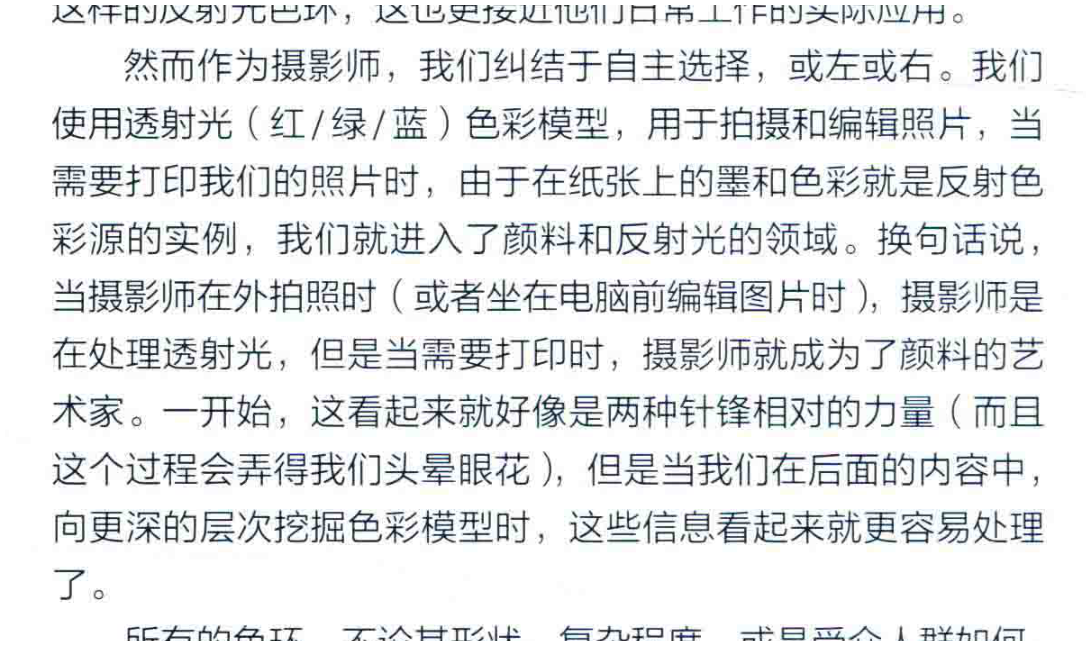
#> input picture out/ocr-sample/S01.png, 1091 x 646 px, given in place of S01.png.png, which was not available
$ python ocr_retry_split.py ../out/ocr-sample/S01.png
#> lines starting #> are read from the running program, lines starting #| are printed output that depends on the picture
"""对少数「视觉服务返回空串」的裁图做窄版重试：把裁图缩到更窄，减少一次性要读的字数。"""
import json
import sys
from pathlib import Path

import requests
from PIL import Image

sys.stdout.reconfigure(encoding="utf-8", errors="replace")

OUT = Path(r"G:\AI_Workspace\04-MadeMySkills\photo-vision\out\ocr-sample")
SVC = "http://127.0.0.1:11500"

for sid in sys.argv[1:]:
    src = OUT / f"{sid}.png"
    im = Image.open(src).convert("RGB")
#> im is the input picture: PIL image 1091x646 RGB; mean R, G, B 229.3, 231.1, 232.1
    # 上下切两半分别读，再拼起来
    w, h = im.size
#> w = 1091; h = 646
    half = h // 2
#> half = 323
    texts = []
    for i, box in enumerate([(0, 0, w, half + 20), (0, half - 20, w, h)]):
        part = im.crop(box)
        scale = 760 / part.width
        part = part.resize((760, int(part.height * scale)), Image.LANCZOS)
        canvas = Image.new("RGB", (766, part.height + 6), "white")
        canvas.paste(part, (3, 3))
        tmp = OUT / f"_{sid}_p{i}.png"
        canvas.save(tmp)
        with tmp.open("rb") as fh:
#> (the run stopped early here; a loop or call above may not have finished)

$ run again, on out/ocr-sample/S05.png
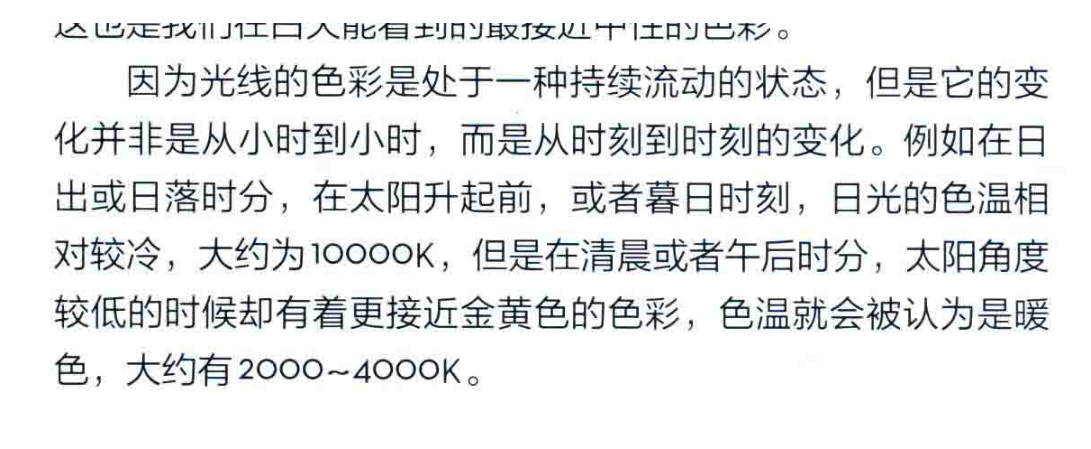
#> input picture out/ocr-sample/S05.png, 1091 x 449 px, given in place of S05.png.png, which was not available
#> im is the input picture: PIL image 1091x449 RGB; mean R, G, B 231.6, 232.9, 233.4

$ run again, on out/ocr-sample/S06.png
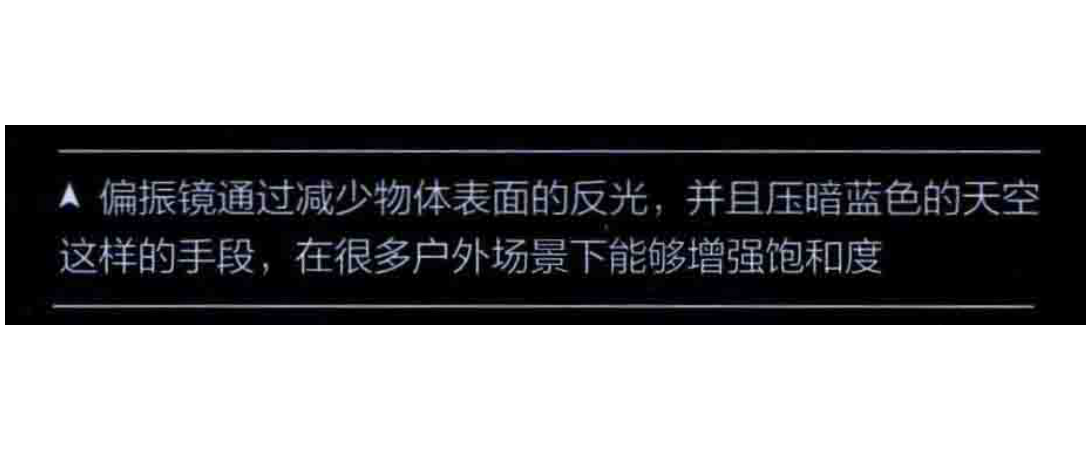
#> input picture out/ocr-sample/S06.png, 1091 x 450 px, given in place of S06.png.png, which was not available
#> im is the input picture: PIL image 1091x450 RGB; mean R, G, B 151.1, 151.2, 152.9

$ run again, on out/ocr-sample/S07.png
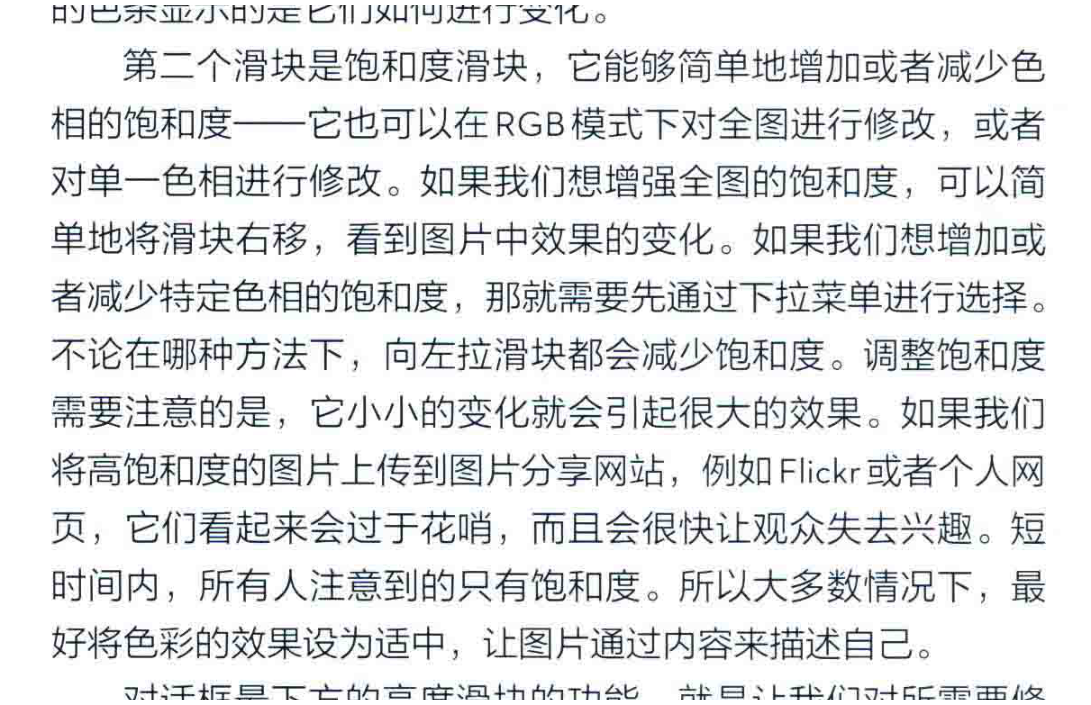
#> input picture out/ocr-sample/S07.png, 1091 x 705 px, given in place of S07.png.png, which was not available
#> im is the input picture: PIL image 1091x705 RGB; mean R, G, B 226.7, 228, 228.9
